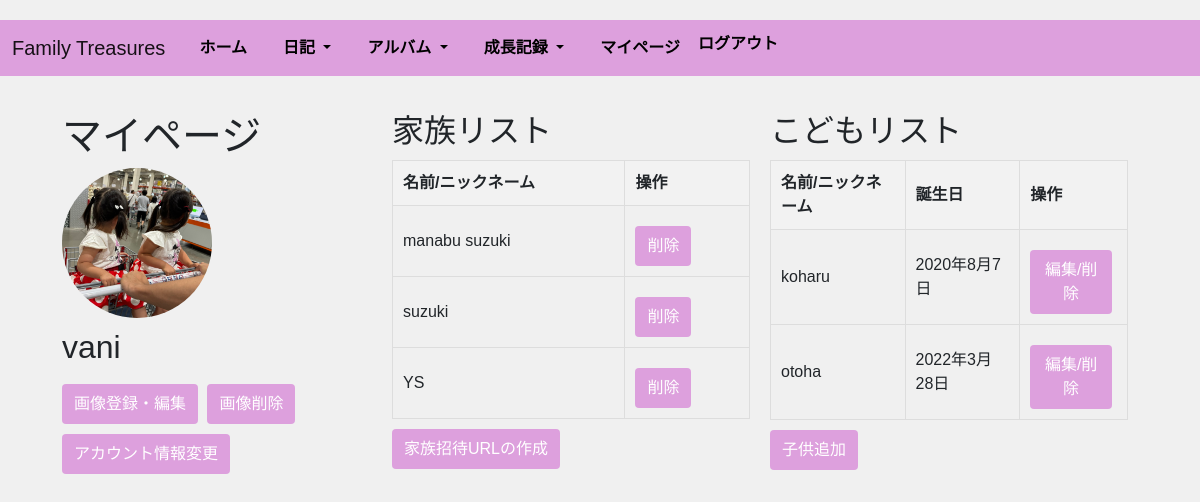
/app/my_page/ (signed in), run on an earlier commit of the app's database.
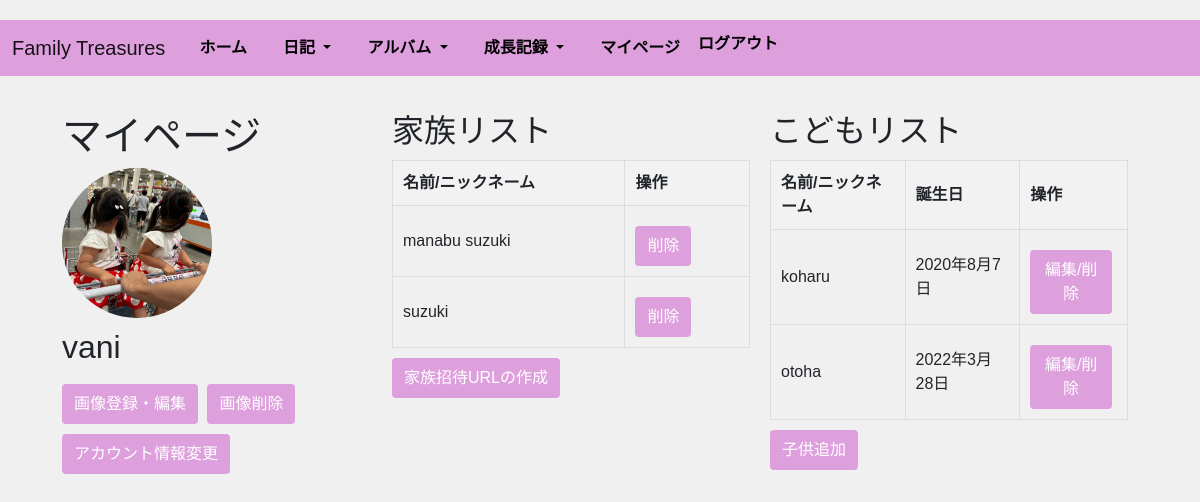
And on a later commit of the database.
### app/models.py (models this page shows, shortened)
class User(AbstractBaseUser, PermissionsMixin):
    household = models.ForeignKey('Household', on_delete=models.SET_NULL, null=True, blank=True)
    user_name = models.CharField(max_length=255, unique=True)
    email = models.EmailField(max_length=255, unique=True)
    is_active = models.BooleanField(default=True)
    is_staff = models.BooleanField(default=False)
    image_url = models.ImageField(upload_to='profile_images/', null=True, blank=True)
    created_at = models.DateTimeField(auto_now_add=True)
    updated_at = models.DateTimeField(auto_now=True)
    USERNAME_FIELD = "user_name" #このテーブルのレコードを一意に識別
    EMAIL_FIELD = "email"
    REQUIRED_FIELDS = ["email"]#スーパーユーザー作成時に使用
    objects = UserManager()
    class Meta:
        db_table = "users"

class Children(models.Model):
    household = models.ForeignKey('Household', on_delete=models.CASCADE, null=True, blank=True)
    child_name = models.CharField(max_length=255)
    birthdate = models.DateField()
    created_at = models.DateTimeField(auto_now_add=True)
    updated_at = models.DateTimeField(auto_now=True)
    class Meta:
        db_table = 'children'

### app/views.py (the view)
# urls.py: path('my_page/', views.my_page, name='my_page'),
@login_required
def my_page(request):
    user = request.user
    family_members = User.objects.filter(household=user.household).exclude(id=user.id)
    children_list = Children.objects.filter(household=user.household)
    if request.method == 'POST':
        form = UserProfileForm(request.POST, request.FILES, instance=user)
        if form.is_valid():
            user = form.save()
            print(f"Updated user_name: {user.user_name}")  # デバッグ用
            messages.success(request, 'プロフィールが更新されました。')
            return redirect('app:my_page')
        else:
            logger.debug(f"Form errors: {form.errors}")  # デバッグ用
    else:
        form = UserProfileForm(instance=user)
    context = {
        'user': user,
        'form': form,
        'family_members': family_members,
        'children_list': children_list,
    }
    return render(request, 'my_page.html', context)

### templates/my_page.html (shortened to what this page needs)
{% extends 'base.html' %}
{% block content %}
{% load static %}
<link rel="stylesheet" href="{% static 'css/my_page.css' %}">
<div class="my-page-container">
    <div class="user-info">
        <h1>マイページ</h1>
        {% if user.image_url %}
            <img src="{{ user.image_url.url }}" alt="ユーザーの写真">
        {% else %}
            <p>写真が設定されていません。</p>
        {% endif %}
        <h2>{{ user.user_name }}</h2>
        <button class="btn" onclick="openModal('imageModal')">画像登録・編集</button>
        {% if user.image_url %}
            <form action="{% url 'app:image_delete' %}" method="post" style="display: inline;">
                <button type="submit" class="btn">画像削除</button>
            </form>
        {% endif %}
        <a href="{% url 'app:account_update' %}" class="btn">アカウント情報変更</a>
    </div>
    <div class="family-children-container">
        <div class="family-list">
            <h2>家族リスト</h2>
            <table>
                <thead>
                    <tr>
                        <th>名前/ニックネーム</th>
                        <th>操作</th>
                    </tr>
                </thead>
                <tbody>
                    {% for member in family_members %}
                    <tr>
                        <td>{{ member.user_name }}</td>
                        <td>
                            <form action="{% url 'app:family_delete_confirm' member.id %}" method="get" style="display: inline;">
                                <button type="submit" class="btn">削除</button>
                            </form>
                        </td>
                    </tr>
                    {% endfor %}
                </tbody>
            </table>
            <a href="{% url 'app:create_invitation' %}" class="btn">家族招待URLの作成</a>
        </div>
        <div class="children-list">
            <h2>こどもリスト</h2>
            <table>
                <thead>
                    <tr>
                        <th>名前/ニックネーム</th>
                        <th>誕生日</th>
                        <th>操作</th>
                    </tr>
                </thead>
                <tbody>
                    {% for child in children_list %}
                    <tr>
                        <td>{{ child.child_name }}</td>
                        <td>{{ child.birthdate }}</td>
                        <td>
                            <form action="{% url 'app:children_update_delete' pk=child.id %}" method="get" style="display: inline;">
                                <button type="submit" class="btn">編集/削除</button>
                            </form>
                        </td>
                    </tr>
                    {% endfor %}
                </tbody>
            </table>
            <a href="{% url 'app:children_add' %}" class="btn">子供追加</a>
        </div>
    </div>
</div>
{% endblock %}

### templates/base.html (shortened to what this page needs)
<!DOCTYPE html>
<html lang="ja">
<head>
    <link href="https://cdn.jsdelivr.net/npm/bootstrap@5.0.2/dist/css/bootstrap.min.css" rel="stylesheet"
>
    {% load static %}
    <link href="{% static 'css/styles.css' %}" rel="stylesheet">
</head>
<body>
<nav class="navbar navbar-expand-lg navbar-light bg-light">
    <div class="container-fluid">
        <a class="navbar-brand" href="#">Family Treasures</a>
        <div class="collapse navbar-collapse" id="navbarNavDropdown">
            <ul class="navbar-nav">
                <li class="nav-item">
                    <a class="nav-link active" aria-current="page" href="{% url 'app:home' %}">ホーム</a>
                </li>
                <li class="nav-item dropdown">
                    <a class="nav-link dropdown-toggle" href="#" id="navbarDropdownMenuLink" role="button"
                       data-bs-toggle="dropdown" aria-expanded="false">
                        日記
                    </a>
                </li>
                <li class="nav-item dropdown">
                    <a class="nav-link dropdown-toggle" href="#" id="navbarDropdownMenuLink" role="button"
                    data-bs-toggle="dropdown" aria-expanded="false">
                        アルバム
                    </a>
                </li>
                <li class="nav-item dropdown">
                    <a class="nav-link dropdown-toggle" href="#" id="navbarDropdownMenuLink" role="button"
                    data-bs-toggle="dropdown" aria-expanded="false">
                        成長記録
                    </a>
                </li>
                <li class="nav-item">
                    <a class="nav-link active" aria-current="page" href="{% url 'app:my_page' %}">マイページ</a>
                </li>
                {% if request.user.is_authenticated %}
                    <li class="nav-item">
                        <form method="post" action="{% url 'app:logout' %}" style="display: inline;">
                            <button type="submit" class="nav-link logout-button" style="background: none; border: none; padding: 0; margin: 0; cursor: pointer;">ログアウト</button>
                        </form>
                    </li>
                {% else %}
                    <li class="nav-item">
                        <a class="nav-link active" aria-current="page" href="{% url 'app:login' %}">ログイン</a>
                    </li>
                {% endif %}
            </ul>
        </div>
    </div>
</nav>
<div class="container">
    {% block content %}{% endblock %}
</div>
</body>
</html>

### static/css/styles.css (style rules this page uses)
body { font-family: Arial, sans-serif; background-color: #f0f0f0; margin: 0; padding-top: 20px; }
.navbar { background-color: #dda0dd !important; margin-top: 0 !important; margin: 0; }
.navbar .nav-link { font-weight: bold; color: #000 !important; font-size: 16px; margin: 0 10px; padding: 5px 10px; display: inline-block; text-decoration: none; line-height: 1.5; vertical-align: middle; }
.navbar .nav-item form { display: inline-block; margin: 0; padding: 0; line-height: 1.5; vertical-align: middle; }
.navbar .nav-item form .logout-button { font-weight: bold; color: #000 !important; background: none; border: none; padding: 5px 10px; cursor: pointer; display: inline-block; text-decoration: none; }

### static/css/my_page.css (style rules this page uses)
.my-page-container { display: flex; flex-wrap: wrap; justify-content: space-between; padding: 20px; }
.user-info { flex: 1; max-width: 300px; margin-right: 20px; }
.user-info img { display: block; width: 150px; height: 150px; border-radius: 50%; object-fit: cover; margin-bottom: 10px; }
.btn { padding: 8px 12px; background-color: #dda0dd; color: white; border: none; border-radius: 4px; cursor: pointer; text-decoration: none; display: inline-block; margin-top: 10px; margin-right: 5px; }
.family-children-container { flex: 2; display: flex; justify-content: space-between; }
.family-list, .children-list { flex: 1; margin: 0 10px; }
.family-list table, .children-list table { width: 100%; border-collapse: collapse; margin-top: 10px; }
table th, table td { padding: 10px; border: 1px solid #ddd; }
table th { background-color: #f2f2f2; }

What changed in the data, as far as the page shows it:
removed User: user_name "YS"
